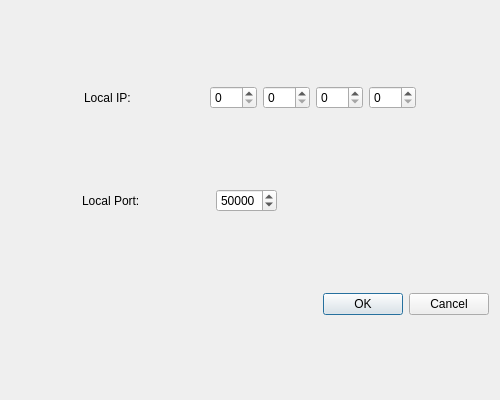
<?xml version="1.0" encoding="UTF-8"?>
<ui version="4.0">
 <class>ModeDialog</class>
 <widget class="QDialog" name="ModeDialog">
  <property name="geometry">
   <rect>
    <x>0</x>
    <y>0</y>
    <width>500</width>
    <height>400</height>
   </rect>
  </property>
  <property name="windowTitle">
   <string>Local IP &amp; Port</string>
  </property>
  <layout class="QVBoxLayout" name="verticalLayout">
   <item>
    <spacer name="verticalSpacer_4">
     <property name="orientation">
      <enum>Qt::Vertical</enum>
     </property>
     <property name="sizeHint" stdset="0">
      <size>
       <width>20</width>
       <height>41</height>
      </size>
     </property>
    </spacer>
   </item>
   <item>
    <layout class="QHBoxLayout" name="horizontalLayout_2">
     <item>
      <spacer name="horizontalSpacer_3">
       <property name="orientation">
        <enum>Qt::Horizontal</enum>
       </property>
       <property name="sizeHint" stdset="0">
        <size>
         <width>40</width>
         <height>20</height>
        </size>
       </property>
      </spacer>
     </item>
     <item>
      <widget class="QLabel" name="label">
       <property name="text">
        <string>Local IP:</string>
       </property>
      </widget>
     </item>
     <item>
      <spacer name="horizontalSpacer">
       <property name="orientation">
        <enum>Qt::Horizontal</enum>
       </property>
       <property name="sizeHint" stdset="0">
        <size>
         <width>40</width>
         <height>20</height>
        </size>
       </property>
      </spacer>
     </item>
     <item>
      <widget class="QSpinBox" name="spinBox_2">
       <property name="maximum">
        <number>255</number>
       </property>
      </widget>
     </item>
     <item>
      <widget class="QSpinBox" name="spinBox_3">
       <property name="maximum">
        <number>255</number>
       </property>
      </widget>
     </item>
     <item>
      <widget class="QSpinBox" name="spinBox_4">
       <property name="maximum">
        <number>255</number>
       </property>
      </widget>
     </item>
     <item>
      <widget class="QSpinBox" name="spinBox_5">
       <property name="maximum">
        <number>255</number>
       </property>
      </widget>
     </item>
     <item>
      <spacer name="horizontalSpacer_5">
       <property name="orientation">
        <enum>Qt::Horizontal</enum>
       </property>
       <property name="sizeHint" stdset="0">
        <size>
         <width>40</width>
         <height>20</height>
        </size>
       </property>
      </spacer>
     </item>
    </layout>
   </item>
   <item>
    <spacer name="verticalSpacer">
     <property name="orientation">
      <enum>Qt::Vertical</enum>
     </property>
     <property name="sizeHint" stdset="0">
      <size>
       <width>20</width>
       <height>41</height>
      </size>
     </property>
    </spacer>
   </item>
   <item>
    <layout class="QHBoxLayout" name="horizontalLayout">
     <item>
      <spacer name="horizontalSpacer_4">
       <property name="orientation">
        <enum>Qt::Horizontal</enum>
       </property>
       <property name="sizeHint" stdset="0">
        <size>
         <width>40</width>
         <height>20</height>
        </size>
       </property>
      </spacer>
     </item>
     <item>
      <widget class="QLabel" name="label_2">
       <property name="text">
        <string>Local Port:</string>
       </property>
      </widget>
     </item>
     <item>
      <spacer name="horizontalSpacer_2">
       <property name="orientation">
        <enum>Qt::Horizontal</enum>
       </property>
       <property name="sizeHint" stdset="0">
        <size>
         <width>40</width>
         <height>20</height>
        </size>
       </property>
      </spacer>
     </item>
     <item>
      <widget class="QSpinBox" name="spinBox">
       <property name="minimum">
        <number>1024</number>
       </property>
       <property name="maximum">
        <number>65535</number>
       </property>
       <property name="value">
        <number>50000</number>
       </property>
      </widget>
     </item>
     <item>
      <spacer name="horizontalSpacer_8">
       <property name="orientation">
        <enum>Qt::Horizontal</enum>
       </property>
       <property name="sizeHint" stdset="0">
        <size>
         <width>40</width>
         <height>20</height>
        </size>
       </property>
      </spacer>
     </item>
     <item>
      <spacer name="horizontalSpacer_7">
       <property name="orientation">
        <enum>Qt::Horizontal</enum>
       </property>
       <property name="sizeHint" stdset="0">
        <size>
         <width>40</width>
         <height>20</height>
        </size>
       </property>
      </spacer>
     </item>
     <item>
      <spacer name="horizontalSpacer_6">
       <property name="orientation">
        <enum>Qt::Horizontal</enum>
       </property>
       <property name="sizeHint" stdset="0">
        <size>
         <width>40</width>
         <height>20</height>
        </size>
       </property>
      </spacer>
     </item>
    </layout>
   </item>
   <item>
    <spacer name="verticalSpacer_3">
     <property name="orientation">
      <enum>Qt::Vertical</enum>
     </property>
     <property name="sizeHint" stdset="0">
      <size>
       <width>20</width>
       <height>41</height>
      </size>
     </property>
    </spacer>
   </item>
   <item>
    <widget class="QDialogButtonBox" name="buttonBox">
     <property name="orientation">
      <enum>Qt::Horizontal</enum>
     </property>
     <property name="standardButtons">
      <set>QDialogButtonBox::Cancel|QDialogButtonBox::Ok</set>
     </property>
    </widget>
   </item>
   <item>
    <spacer name="verticalSpacer_5">
     <property name="orientation">
      <enum>Qt::Vertical</enum>
     </property>
     <property name="sizeHint" stdset="0">
      <size>
       <width>20</width>
       <height>41</height>
      </size>
     </property>
    </spacer>
   </item>
  </layout>
 </widget>
 <resources/>
 <connections>
  <connection>
   <sender>buttonBox</sender>
   <signal>accepted()</signal>
   <receiver>ModeDialog</receiver>
   <slot>accept()</slot>
   <hints>
    <hint type="sourcelabel">
     <x>224</x>
     <y>515</y>
    </hint>
    <hint type="destinationlabel">
     <x>157</x>
     <y>274</y>
    </hint>
   </hints>
  </connection>
  <connection>
   <sender>buttonBox</sender>
   <signal>rejected()</signal>
   <receiver>ModeDialog</receiver>
   <slot>reject()</slot>
   <hints>
    <hint type="sourcelabel">
     <x>292</x>
     <y>521</y>
    </hint>
    <hint type="destinationlabel">
     <x>286</x>
     <y>274</y>
    </hint>
   </hints>
  </connection>
 </connections>
</ui>
